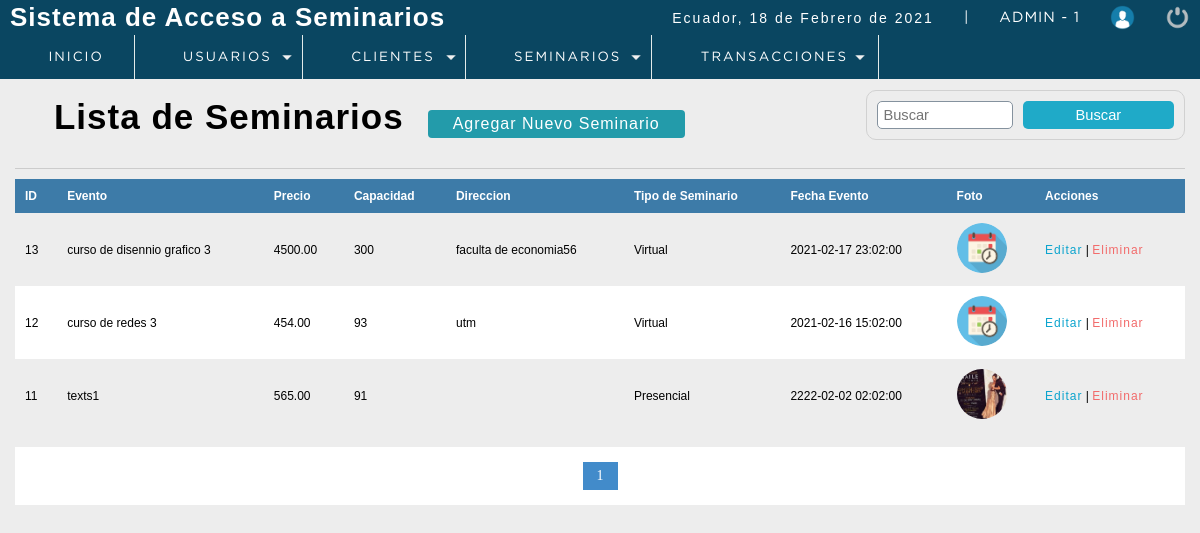
/sistema/lista_eventos.php (signed in), run on the app's committed database.
### tables this page shows
CREATE TABLE `evento` (
  `codevento` int(11) NOT NULL,
  `descripcion` varchar(100) DEFAULT NULL,
  `precio` decimal(10,2) DEFAULT NULL,
  `capMax` int(11) DEFAULT NULL,
  `direccion` varchar(300) DEFAULT NULL,
  `foto` text DEFAULT NULL,
  `fecha_evento` datetime NOT NULL,
  `dateAdd` datetime NOT NULL DEFAULT current_timestamp(),
  `usuario_id` int(11) NOT NULL,
  `status` int(11) NOT NULL DEFAULT 1,
  `id_tipo_seminario` int(11) DEFAULT NULL
);

CREATE TABLE `tip_seminario` (
  `id_tipo_seminario` int(11) NOT NULL,
  `nombre` varchar(40) NOT NULL
);

### sistema/lista_eventos.php (the view, shortened to what this page needs)
<?php
 include "../conection.php";
?>
<!DOCTYPE html>
<html lang="en">
<head>
	<?php include "includes/scripts.php"?>
</head>
<body>
 <?php include "includes/header.php"?>
	<section id="container">
		<h1><i class="fas fa-list-alt"></i> Lista de Seminarios</h1>
        <?php
					if ($_SESSION['rol'] == 1) {
				?>
        <a href="registro_evento.php" class="btn_new">Agregar Nuevo Seminario</a>
        <?php
                    }
        ?>
    <form action="buscar_evento.php" method="get" class="form_search">
        <input type="text" name="busqueda" id="busqueda" placeholder="Buscar">
        <input type="submit" value="Buscar" class="btn_search" >
    </form>
<hr>
        <table>
            <tr>
                <th>ID</th>
                <th>Evento</th>
                <th>Precio</th>
                <th>Capacidad</th>
                <th>Direccion</th>
                <th>Tipo de Seminario</th>
                <th>Fecha Evento</th>
                <th>Foto</th>
                <?php if ($_SESSION['rol']==1 || $_SESSION['rol']==2) {
                     ?>
                <th>Acciones</th>
                <?php } ?>
            </tr>
            <?php
           $sql_registre = mysqli_query($conection,"SELECT COUNT(*) AS total_registro FROM evento WHERE status =1");
           $result_registre = mysqli_fetch_array($sql_registre);
           $total_resgistros = $result_registre['total_registro'];
           $por_pagina = 5;
           if (empty($_GET['pagina'])) {
               $pagina =1;
           }
           else {
               $pagina = $_GET['pagina'];
           }
           $desde = ($pagina - 1) * $por_pagina;
           $total_paginas = ceil($total_resgistros / $por_pagina);
           $query = mysqli_query($conection,"SELECT e.codevento, e.descripcion, e.precio,
                                                    e.capMax,e.direccion, e.fecha_evento, e.foto,
                                                    e.id_tipo_seminario as id_tipo_s, t.nombre as tipo_seminario
                                                                    FROM evento e
                                                                    INNER JOIN tip_seminario t
                                                                    ON  e.id_tipo_seminario = t.id_tipo_seminario
                                                                    WHERE status = 1
                                                                    ORDER BY e.codevento
                                                                    DESC LIMIT $desde, $por_pagina");
           $result = mysqli_num_rows($query);
           if ($result > 0) {
               while ($data = mysqli_fetch_array($query)) {
                if ($data['foto'] !='img_evento.png') {
                    $foto ='img/uploads/'.$data['foto'];
                }else {
                    $foto ='img/'.$data['foto'];
                }
           ?>
            <tr class="row<?php echo $data["codevento"];?>">
                <td><?php echo $data["codevento"];?></td>
                <td><?php echo $data["descripcion"];?></td>
                <td><?php echo $data["precio"];?></td>
                <td><?php echo $data["capMax"];?></td>
                <td><?php echo $data["direccion"];?></td>
                <td><?php echo $data["tipo_seminario"];?></td>
                <td><?php echo $data["fecha_evento"];?></td>
                <td class="img_evento"><img src="<?php echo $foto;?>" alt="<?php echo $data["descripcion"];?>"></td>
                <?php if ($_SESSION['rol']==1 || $_SESSION['rol']==2) {
                     ?>
                <td>
                    <a class="link_edit" href="editar_evento.php?id=<?php echo $data["codevento"];?>">Editar</a>
                     |
                    <a class="link_delete del_event" href="#" event="<?php echo $data["codevento"];?>">Eliminar</a>
                </td>
                <?php } ?>
            </tr>
                <?php
               }
           }
            ?>
        </table>
        <div class="paginador">
                    <ul>
                    <?php
                    for ($i=1; $i <= $total_paginas; $i++) {
                        if ($i == $pagina) {
                            echo '<li class="pageSelected">'.$i.'</li>';
                        }
                        else {
                            echo '<li><a href="?pagina='.$i.'">'.$i.'</a></li>';
                        }
                    }
                    ?>
                    </ul>
                </div>
	</section>
</body>
</html>

### sistema/css/style.css (style rules this page uses)
* { margin: 0; padding: 0; box-sizing: border-box; }
body { background: #ededed; }
h1, h2, h3, h4, h5, h6 { font-family: 'arial'; font-weight: bold; letter-spacing: 1px; }
h1 { font-size: 26px; }
a { text-decoration: none; font-family: arial; letter-spacing: 1px; }
#container { padding: 90px 15px 15px; }
hr { border: 0; background: #CCC; height: 1px; margin: 10px 0; display: block; }
form { border: 2px solid #78909C; border-radius: 2%; background: #FFF; margin: auto; padding: 20px 50px; border: 1px solid #d1d1d1; }
input,select { display: block; width: 100%; font-size: 11pt; padding: 5px; border: 1px solid #85929e; border-radius: 5px; }
#container h1 { font-size: 35px; display: inline-block; }
.btn_new { display: inline-block; background: #239baa; color: #FFF; padding: 5px 25px; border-radius: 4px; margin: 20px; }
table { border-collapse: collapse; font-size: 12px; font-family: 'arial'; width: 100%; }
table th { text-align: left; padding: 10px; background: #3d7ba8; color: #FFF; }
table tr:nth-child(odd) { background: #FFF; }
table td { padding: 10px; }
.link_edit { color: #0ca4ce; }
.link_delete { color: #f26b6b; }
.paginador ul { padding: 15px; list-style: none; background: #FFF; margin-top: 15px; display: -webkit-flex; display: -moz-flex; display: -ms-flex; display: -o-flex; display: flex; justify-content: center; }
.paginador a, .pageSelected { color: #428bca; border: 1px solid #ddd; padding: 5px; display: inline-block; font-size: 14px; text-align: center; width: 35px; }
.pageSelected { color: #FFF; background: #428bca; border: 1px solid #428bca; }
.form_search { display: -webkit-flex; display: -moz-flex; display: -ms-flex; display: -o-flex; display: flex; float: right; background: initial; padding: 10px; border-radius: 10px; }
.form_search .btn_search { background: #1faac8; color: #FFF; padding: 0 20px; border: 0; cursor: pointer; margin-left: 10px; }
.img_evento img { width: 50px; height: auto; margin: auto; border-radius: 100%; }

### data on the page
evento: codevento "13", descripcion "curso de disennio grafico 3", precio "4500.00", capMax "300", direccion "faculta de economia56", id_tipo_seminario.nombre "Virtual", fecha_evento "2021-02-17 23:02:00", foto (picture)
evento: codevento "12", descripcion "curso de redes 3", precio "454.00", capMax "93", direccion "utm", id_tipo_seminario.nombre "Virtual", fecha_evento "2021-02-16 15:02:00", foto (picture)
evento: codevento "11", descripcion "texts1", precio "565.00", capMax "91", id_tipo_seminario.nombre "Presencial", fecha_evento "2222-02-02 02:02:00", foto (picture)

### other printed values
fechaC() "18 de Febrero de 2021"
$_SESSION['user'] "ADMIN"
$_SESSION['rol'] "1"
